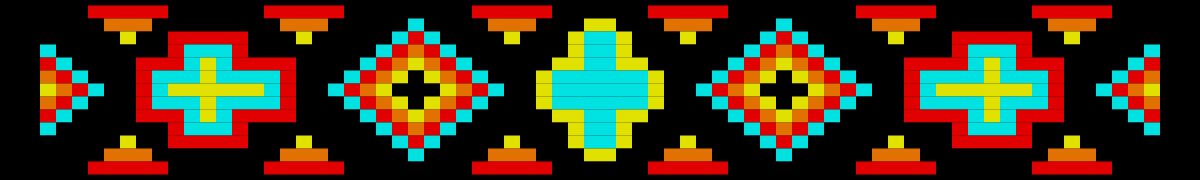
Frame 1 (no input)
Frame 60 (the mouse pressed at the canvas centre just before this capture): identical to frame 1, image omitted
Frame 120 (the mouse held since frame 60 and released just before this capture): identical to frame 1, image omitted

The Processing sketch that drew this single still picture (run headless with seeded random() and noise(); from frame 60 on, the mouse is pressed at the canvas centre):

// Processing sketch: Lakota_Bracelet
// ── Lakota_Bracelet.pde
int alpha = 225;
color[] palette = {
  color(255, 0, 0, alpha), color(255, 128, 0, alpha), color(255, 255, 0, alpha), color(0, 255, 255, alpha), color(0, 0, 0, alpha)
};
//    red 0                      orange 1                     yellow 2                     turq 3                  black 4

int[][] pattern = {
 {4,4,4,4,0,0,0,0,0,4,4,4,4,4,4,0,0,0,0,0,4,4,4,4,4,4,4,4,0,0,0,0,0,4,4,4},
 {4,4,4,4,4,1,1,1,4,4,4,4,4,4,4,4,1,1,1,4,4,4,4,4,3,4,4,4,4,1,1,1,4,4,4,2},
 {4,4,4,4,4,4,2,4,4,0,0,0,0,0,4,4,4,2,4,4,4,4,4,3,0,3,4,4,4,4,2,4,4,4,2,3},
 {4,3,4,4,4,4,4,4,4,0,3,3,3,0,4,4,4,4,4,4,4,4,3,0,1,0,3,4,4,4,4,4,4,4,2,3},
 {4,0,3,4,4,4,4,0,0,0,3,2,3,0,0,0,0,4,4,4,4,3,0,1,2,1,0,3,4,4,4,4,4,2,2,3},
 {4,1,0,3,4,4,4,0,3,3,3,2,3,3,3,3,0,4,4,4,3,0,1,2,4,2,1,0,3,4,4,4,2,3,3,3},
 {4,2,1,0,3,4,4,0,3,2,2,2,2,2,2,3,0,4,4,3,0,1,2,4,4,4,2,1,0,3,4,4,2,3,3,3}
 };
 
float blockW, blockH, offsetX, offsetY;                   

void setup() {
  size (1200, 180);
  blockW = ceil(width / 72);
  blockH = ceil(height / 13);
  offsetX = (width - (72*blockW))/2;
  offsetY = (height - (13*blockH))/2;
  noStroke();
}

void draw() {
  background(0);
  for (int i = 0; i < 13; i ++) {
    for (int j = 0; j < 73; j ++) {
      if ((i <= 6) && (j <= 35)) {
        fill(palette[pattern[i][j]]);
        rect(offsetX + j * blockW, offsetY + (i * blockH), blockW, blockH);
      }
      if ((i > 6) && (j <= 35)) {
        fill(palette[pattern[12 - i][j]]);
        rect(offsetX + j * blockW, offsetY + (i * blockH), blockW, blockH);
      }
      if ((i <= 6) && (j > 36)) {
        fill(palette[pattern[i][72 - j]]);
        rect(offsetX + ((j - 1) * blockW), offsetY + (i * blockH), blockW, blockH);
      }
      if ((i > 6) && (j > 36)) {
        fill(palette[pattern[12 - i][72 - j]]);
        rect(offsetX + ((j - 1) * blockW), offsetY + (i * blockH), blockW, blockH);
      }
    }
  }
}
